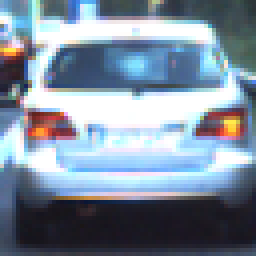
#> input picture test_images/31.png, 64 x 64 px (shown 4 times larger)
$ jupyter execute --allow-errors solution.ipynb   (shell and % lines are left out)   (older library calls are emulated)
#> lines starting #> are read from the running program, lines starting #| are printed output that depends on the picture
[cell 1]
import numpy as np
import cv2
import matplotlib.pyplot as plt
import matplotlib.image as mpimg


#> (the rest of this cell did not finish here and is left out)

[cell 2]
# [14 lines left out: function bin_spatial, not called in this run]

#> (the rest of this cell did not finish here and is left out)

[cell 3]
from skimage.feature import hog
image = mpimg.imread('test_images/31.png')
#> image is the input picture: shape (64, 64, 3) float32; mean R, G, B 0.495, 0.554, 0.618


def get_hog_features(img, orient, pix_per_cell, cell_per_block, vis=False, feature_vec=True):
    if vis == True:
        # Use skimage.hog() to get both features and a visualization
        features, hog_image = hog(img, orientations=orient,
            pixels_per_cell=(pix_per_cell, pix_per_cell),
            cells_per_block=(cell_per_block, cell_per_block),
            visualise=vis, feature_vector=feature_vec)
        return features, hog_image
    else:
        # Use skimage.hog() to get features only
        features = hog(img, orientations=orient,
            pixels_per_cell=(pix_per_cell, pix_per_cell),
            cells_per_block=(cell_per_block, cell_per_block),
            visualise=False, feature_vector=feature_vec)
        return features

# Generate a random index to look at a car image
gray = cv2.cvtColor(image, cv2.COLOR_RGB2GRAY)
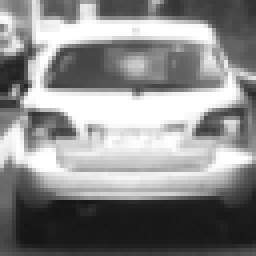
#> gray: shape (64, 64) float32 (shown 4 times larger); min 0.0826, max 1, mean 0.544
# Define HOG parameters
orient = 12
pix_per_cell = 8
cell_per_block = 2
# Call our function with vis=True to see an image output
features, hog_image = get_hog_features(gray, orient,
                        pix_per_cell, cell_per_block,
                        vis=True, feature_vec=False)
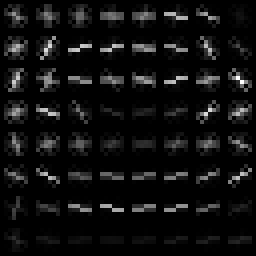
#> hog_image: shape (64, 64) float32 (shown 4 times larger); min 0, max 0.244, mean 0.0151; drawn with min black and max white


# Plot the examples
fig = plt.figure()
plt.subplot(121)
plt.imshow(image, cmap='gray')
plt.title('Example Car Image')
plt.subplot(122)
plt.imshow(hog_image, cmap='gray')
plt.title('HOG Visualization')
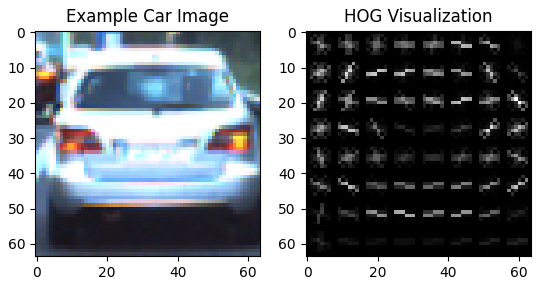
#> figure drawn by matplotlib, 2 panels

[cell 4]
def extract_features(imgs, cspace='RGB', spatial_size=(32, 32), hist_bins=32, hist_range=(0, 256)):
    # Create a list to append feature vectors to
    features = []
    cs = None
    if cspace != 'RGB':
        cs = "cv2.COLOR_RGB2" + cspace
        cs = eval(cs)

    # Iterate through the list of images
    for file in imgs:
        image =  mpimg.imread(file)
        if cs:
            image = cv2.cvtColor(image,cs)

        spatial_features = bin_spatial(image, size = spatial_size)
        _,_,_,_,hist_features = color_hist(image, nbins=hist_bins, bins_range=hist_range)
        features.append(np.concatenate((spatial_features, hist_features)))
        # Read in each one by one
        # apply color conversion if other than 'RGB'
        # Apply bin_spatial() to get spatial color features
        # Apply color_hist() to get color histogram features
        # Append the new feature vector to the features list
    # Return list of feature vectors
    return features

[cell 5]
import glob
cars = []
notcars = []


cars = []
notcars = []
images = glob.glob('../vehicles/*/*.png')
#> (the rest of this cell did not finish here and is left out)

[cell 6]
from sklearn.preprocessing import StandardScaler
spatial = 32
histbin = 32
car_features = extract_features(cars, cspace='RGB', spatial_size=(spatial, spatial),
                        hist_bins=histbin, hist_range=(0, 256))
notcar_features = extract_features(notcars, cspace='RGB', spatial_size=(spatial, spatial),
                        hist_bins=histbin, hist_range=(0, 256))


# Create an array stack of feature vectors
X = np.vstack((car_features[:200], notcar_features[:200])).astype(np.float64)
# Fit a per-column scaler
#> (the rest of this cell did not finish here and is left out)

[cell 7]
import time
from sklearn.svm import LinearSVC
from sklearn.cross_validation import train_test_split


# Define a labels vector based on features lists
y = np.hstack((np.ones(len(car_features)),
              np.zeros(len(notcar_features))))

rand_state = np.random.randint(0, 100)
#> (the rest of this cell did not finish here and is left out)

[cell 8]
def extract_hog_features(imgs, cspace='RGB', orient=9,
                        pix_per_cell=8, cell_per_block=2, hog_channel=0):
    # Create a list to append feature vectors to
    features = []

    cs = None
    if cspace != 'RGB':
        cs = "cv2.COLOR_RGB2" + cspace
        cs = eval(cs)
    # Iterate through the list of images
    for file in imgs:
        # Read in each one by one
        image = mpimg.imread(file)
        # apply color conversion if other than 'RGB'
        if cs:
            image = cv2.cvtColor(image, cs)
        # Call get_hog_features() with vis=False, feature_vec=True
        if hog_channel == 'ALL':
            hog_features = []
            for channel in range(image.shape[2]):
                hog_features.append(get_hog_features(image[:,:,channel],
                                    orient, pix_per_cell, cell_per_block,
                                    vis=False, feature_vec=True))
            hog_features = np.ravel(hog_features)
        else:
            hog_features = get_hog_features(image[:,:,hog_channel], orient,
                        pix_per_cell, cell_per_block, vis=False, feature_vec=True)
        # Append the new feature vector to the features list
        features.append(hog_features)
    # Return list of feature vectors
    return features

[cell 9]
colorspace = 'YCrCb' # Can be RGB, HSV, LUV, HLS, YUV, YCrCb
orient = 12
pix_per_cell = 8
cell_per_block = 2
hog_channel = "ALL" # Can be 0, 1, 2, or "ALL"

t=time.time()
car_hog_features = extract_hog_features(cars, cspace=colorspace, orient=orient,
                        pix_per_cell=pix_per_cell, cell_per_block=cell_per_block,
                        hog_channel=hog_channel)
notcar_hog_features = extract_hog_features(notcars, cspace=colorspace, orient=orient,
                        pix_per_cell=pix_per_cell, cell_per_block=cell_per_block,
                        hog_channel=hog_channel)

t2 = time.time()
print(round(t2-t, 2), 'Seconds to extract HOG features...')
# Create an array stack of feature vectors
X_hog = np.vstack((car_hog_features, notcar_hog_features)).astype(np.float64)
#> (the rest of this cell did not finish here and is left out)

[cell 10]
def draw_boxes(img, bboxes, color=(0, 0, 255), thick=6):
    # Make a copy of the image
    imcopy = np.copy(img)
    # Iterate through the bounding boxes
    for bbox in bboxes:
        # Draw a rectangle given bbox coordinates
        cv2.rectangle(imcopy, bbox[0], bbox[1], color, thick)
    # Return the image copy with boxes drawn
    return imcopy

def slide_window(img, x_start_stop=[None, None], y_start_stop=[None, None],
                    xy_window=(64, 64), xy_overlap=(0.5, 0.5)):
    if x_start_stop[0] == None:
        x_start_stop[0] = 0
    if x_start_stop[1] == None:
        x_start_stop[1] = img.shape[1]
    if y_start_stop[0] == None:
        y_start_stop[0] = 0
    if y_start_stop[1] == None:
        y_start_stop[1] = img.shape[0]
    # Compute the span of the region to be searched
    xspan = x_start_stop[1] - x_start_stop[0]
    yspan = y_start_stop[1] - y_start_stop[0]
    # Compute the number of pixels per step in x/y
    nx_pix_per_step = np.int(xy_window[0]*(1 - xy_overlap[0]))
    ny_pix_per_step = np.int(xy_window[1]*(1 - xy_overlap[1]))
    # Compute the number of windows in x/y
    nx_buffer = np.int(xy_window[0]*(xy_overlap[0]))
    ny_buffer = np.int(xy_window[1]*(xy_overlap[1]))
    nx_windows = np.int((xspan-nx_buffer)/nx_pix_per_step)
    ny_windows = np.int((yspan-ny_buffer)/ny_pix_per_step)
    # Initialize a list to append window positions to
    window_list = []
    # Loop through finding x and y window positions
    # Note: you could vectorize this step, but in practice
    # you'll be considering windows one by one with your
    # classifier, so looping makes sense
    for ys in range(ny_windows):
        for xs in range(nx_windows):
            # Calculate window position
            startx = xs*nx_pix_per_step + x_start_stop[0]
            endx = startx + xy_window[0]
            starty = ys*ny_pix_per_step + y_start_stop[0]
            endy = starty + xy_window[1]
            # Append window position to list
            window_list.append(((startx, starty), (endx, endy)))
    # Return the list of windows
    return window_list

[cell 11]
image = mpimg.imread('test_images/bbox-example-image.jpg')
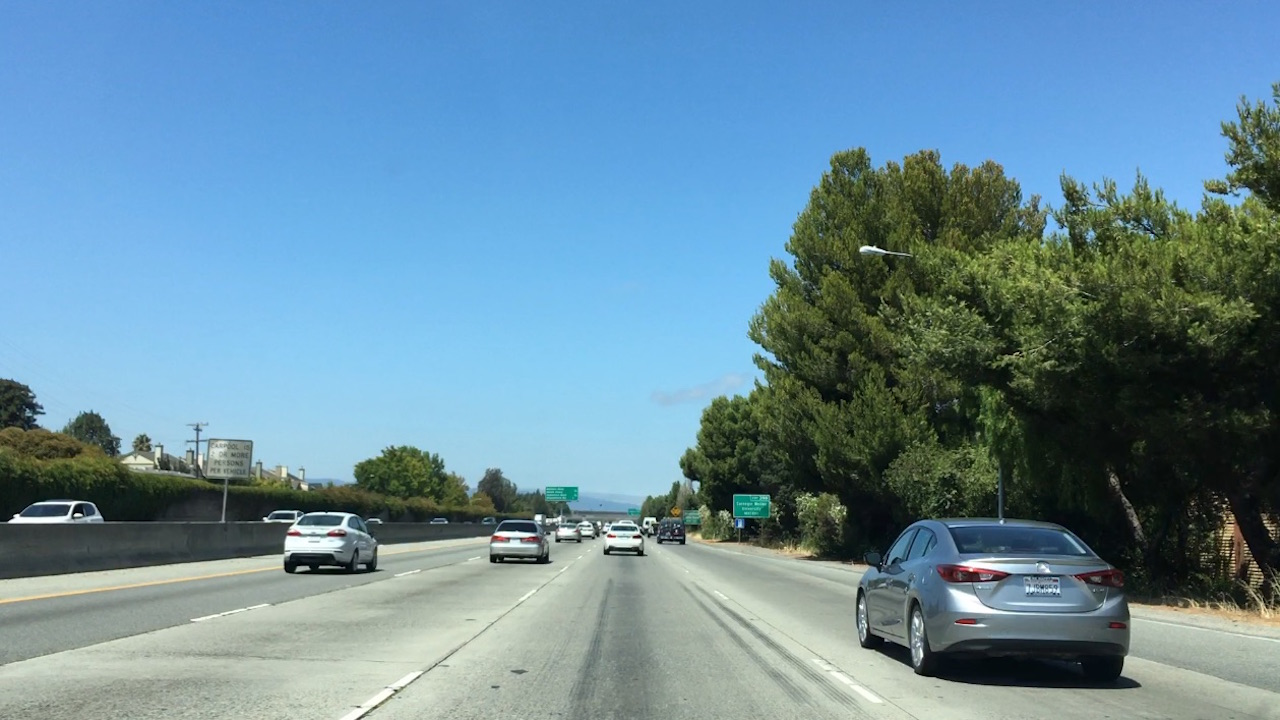
#> input picture test_images/bbox-example-image.jpg, 1280 x 720 px
#> image is the input picture: shape (720, 1280, 3); mean R, G, B 105, 140.8, 158.7
windows = slide_window(image, x_start_stop=[None, None], y_start_stop=[None, None],
                    xy_window=(128, 128), xy_overlap=(0.5, 0.5))
#> windows = 190 items

window_img = draw_boxes(image, windows, color=(0, 0, 255), thick=6)
#> the loop in draw_boxes, `for bbox in bboxes:` made 190 passes
#> bbox on passes 1 to 3: ((0, 0), (128, 128)), ((64, 0), (192, 128)), ((128, 0), (256, 128))
#> after the loop in draw_boxes, `for bbox in bboxes:`:
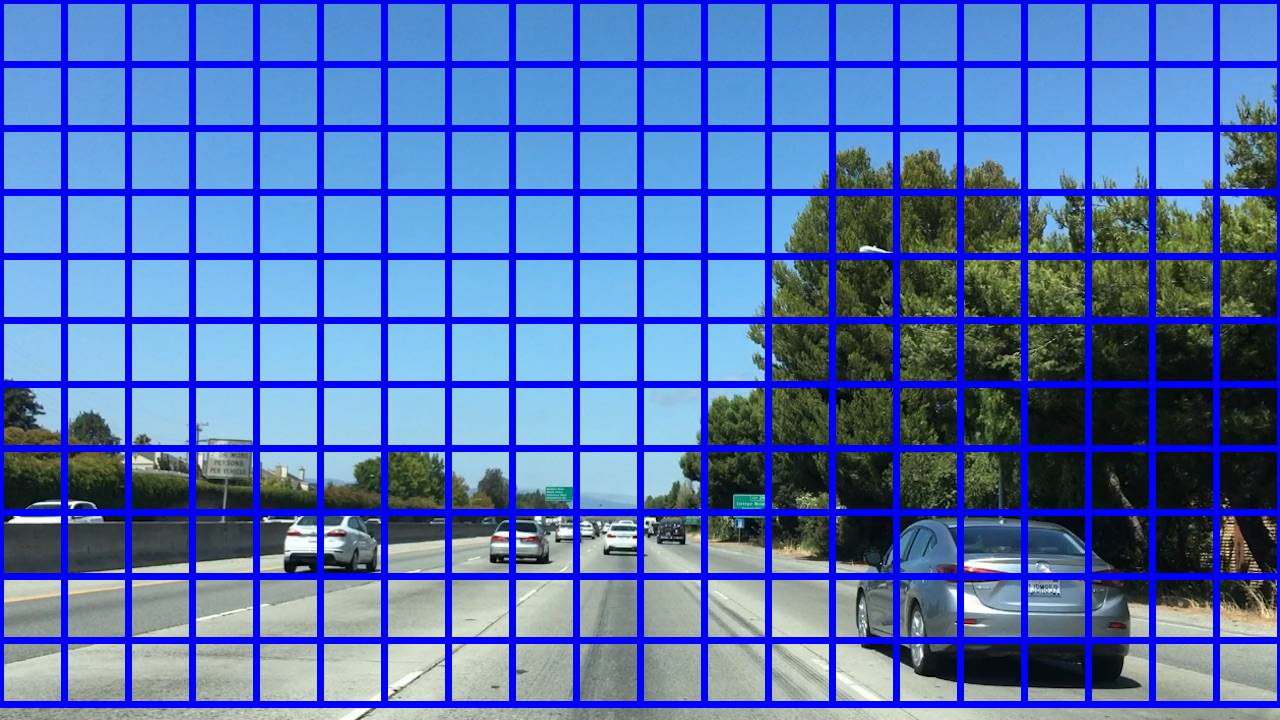
#> imcopy: shape (720, 1280, 3); mean R, G, B 83.1, 111.5, 178.7
plt.imshow(window_img)

[cell 12]
def extract_all_features(imgs, color_space='RGB', spatial_size=(32, 32),
                        hist_bins=32, orient=9,
                        pix_per_cell=8, cell_per_block=2, hog_channel=0,
                        spatial_feat=True, hist_feat=True, hog_feat=True):
    cs = None
    if color_space != 'RGB':
        cs = "cv2.COLOR_RGB2" + color_space
        cs = eval(cs)
    # Create a list to append feature vectors to
    features = []
    # Iterate through the list of images
    for file in imgs:
        file_features = []
        # Read in each one by one
        feature_image = mpimg.imread(file)
        if cs:
            feature_image = cv2.cvtColor(feature_image, cs)
        # apply color conversion if other than 'RGB'

        if spatial_feat == True:
            spatial_features = bin_spatial(feature_image, size=spatial_size)
            file_features.append(spatial_features)
        if hist_feat == True:
            # Apply color_hist()
            _,_,_,_,hist_features = color_hist(feature_image, nbins=hist_bins)
            file_features.append(hist_features)
        if hog_feat == True:
        # Call get_hog_features() with vis=False, feature_vec=True
            if hog_channel == 'ALL':
                hog_features = []
                for channel in range(feature_image.shape[2]):
                    hog_features.append(get_hog_features(feature_image[:,:,channel],
                                        orient, pix_per_cell, cell_per_block,
                                        vis=False, feature_vec=True))
                hog_features = np.ravel(hog_features)
            else:
                hog_features = get_hog_features(feature_image[:,:,hog_channel], orient,
                            pix_per_cell, cell_per_block, vis=False, feature_vec=True)
            # Append the new feature vector to the features list
            file_features.append(hog_features)
        features.append(np.concatenate(file_features))
    # Return list of feature vectors
    return features


# [75 lines left out: functions single_img_features, search_windows, not called in this run]

[cell 13]
import glob
cars = []
notcars = []


cars = []
notcars = []
images = glob.glob('../vehicles/*/*.png')
for image in  images:
    cars.append(image)
#> after the loop, cars = []
images = glob.glob('../non-vehicles/*/*.png')
for image in images:
    notcars.append(image)
#> after the loop, notcars = []

print(len(cars))
#| 0
print(len(notcars))
#| 0

[cell 14]
color_space = 'YCrCb' # Can be RGB, HSV, LUV, HLS, YUV, YCrCb
orient = 9  # HOG orientations
pix_per_cell = 8 # HOG pixels per cell
cell_per_block = 2 # HOG cells per block
hog_channel = 'ALL' # Can be 0, 1, 2, or "ALL"
spatial_size = (16, 16) # Spatial binning dimensions
hist_bins = 16    # Number of histogram bins
spatial_feat = True # Spatial features on or off
hist_feat = True # Histogram features on or off
hog_feat = True # HOG features on or off


car_features = extract_all_features(cars, color_space=color_space,
                        spatial_size=spatial_size, hist_bins=hist_bins,
                        orient=orient, pix_per_cell=pix_per_cell,
                        cell_per_block=cell_per_block,
                        hog_channel=hog_channel, spatial_feat=spatial_feat,
                        hist_feat=hist_feat, hog_feat=hog_feat)
#> car_features = []
notcar_features = extract_all_features(notcars, color_space=color_space,
                        spatial_size=spatial_size, hist_bins=hist_bins,
                        orient=orient, pix_per_cell=pix_per_cell,
                        cell_per_block=cell_per_block,
                        hog_channel=hog_channel, spatial_feat=spatial_feat,
                        hist_feat=hist_feat, hog_feat=hog_feat)
#> notcar_features = []


X = np.vstack((car_features, notcar_features)).astype(np.float64)
#> X = empty array
# Fit a per-column scaler
#> (the rest of this cell did not finish here and is left out)

[cell 15]
import pickle
#> (the rest of this cell did not finish here and is left out)

[cell 16]
image = mpimg.imread('./test_images/bbox-example-image.jpg')
draw_image = np.copy(image)

# Uncomment the following line if you extracted training
# data from .png images (scaled 0 to 1 by mpimg) and the
# image you are searching is a .jpg (scaled 0 to 255)
#image = image.astype(np.float32)/255
# y_start_stop = [int(image.shape[0]/1.6), image.shape[0]] # Min and max in y to search in slide_window()
y_start_stop = [420, 650]
windows = slide_window(image, x_start_stop=[None, None], y_start_stop=y_start_stop,
                    xy_window=(240, 150), xy_overlap=(0.75, 0.55))
#> windows = 36 items

windows1 = slide_window(image, x_start_stop=[None, None], y_start_stop=y_start_stop,
                    xy_window=(190, 190), xy_overlap=(0.5, 0.5))
#> windows1 = 12 items


windows2 = slide_window(image, x_start_stop=[None, None], y_start_stop=y_start_stop,
                    xy_window=(48, 48), xy_overlap=(0.5, 0.5))
#> windows2 = 416 items

# windows = np.concatenate((windows, windows1, windows2))
windows = windows + windows1 + windows2
#> windows = 464 items

#> (the rest of this cell did not finish here and is left out)

[cell 17]
# [91 lines left out: functions convert_color, find_cars, not called in this run]

[cell 18]
import pickle
#> (the rest of this cell did not finish here and is left out)

[cell 19]
# color_space = 'RGB' # Can be RGB, HSV, LUV, HLS, YUV, YCrCb
orient = 9  # HOG orientations
pix_per_cell = 8 # HOG pixels per cell
cell_per_block = 2 # HOG cells per block
hog_channel = 0 # Can be 0, 1, 2, or "ALL"
spatial_size = (16, 16) # Spatial binning dimensions
hist_bins = 16    # Number of histogram bins
spatial_feat = True # Spatial features on or off
hist_feat = True # Histogram features on or off
hog_feat = True # HOG features on or off

#> (the rest of this cell did not finish here and is left out)

[cell 20]
from scipy.ndimage.measurements import label
# [31 lines left out: functions add_heat, apply_threshold, draw_labeled_bboxes, not called in this run]

[cell 21]
heat = np.zeros_like(image[:,:,0]).astype(np.float)
#> heat: shape (720, 1280) float64; every value is 0
#> (the rest of this cell did not finish here and is left out)
